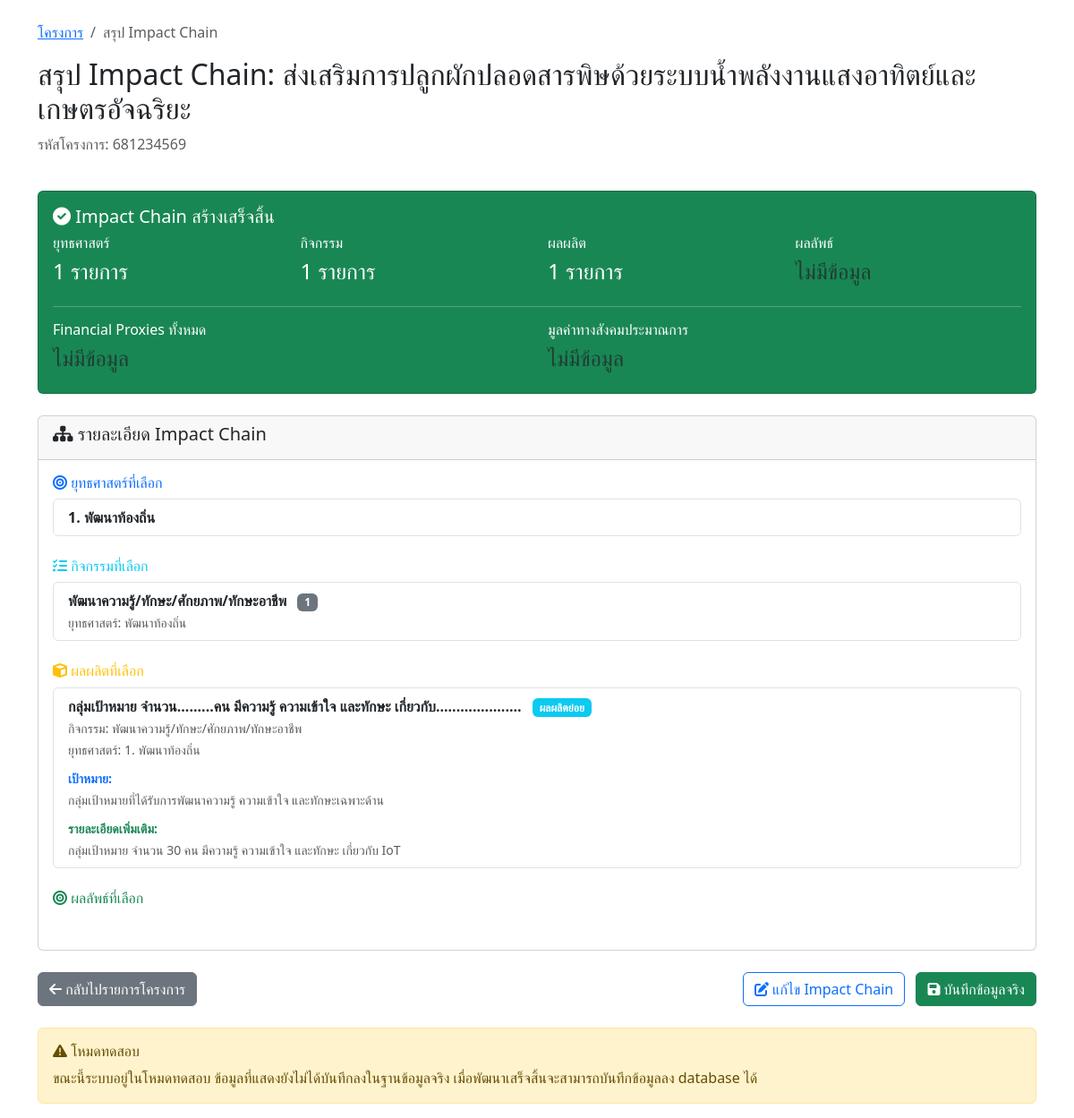
The app's page /impact-chain/summary.php?project_id=7 (signed in), older data.
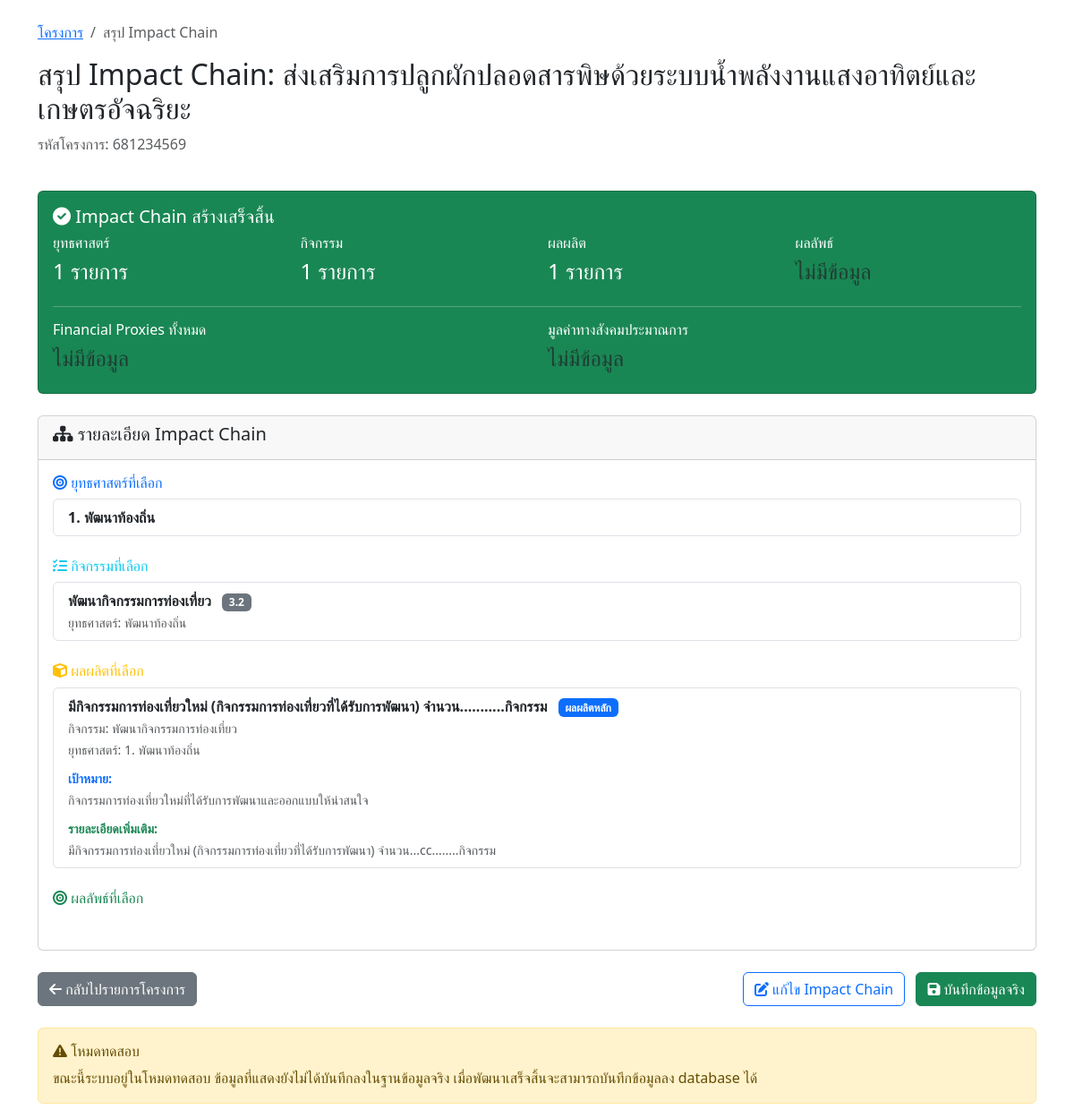
The same page, newer data.
### tables this page shows
CREATE TABLE `projects` (
  `id` int(11) NOT NULL,
  `project_code` varchar(50) NOT NULL COMMENT 'รหัสโครงการ',
  `name` varchar(500) NOT NULL COMMENT 'ชื่อโครงการ',
  `description` text DEFAULT NULL COMMENT 'รายละเอียดโครงการ',
  `objective` text DEFAULT NULL COMMENT 'วัตถุประสงค์โครงการ',
  `start_date` date DEFAULT NULL COMMENT 'วันที่เริ่มโครงการ',
  `end_date` date DEFAULT NULL COMMENT 'วันที่สิ้นสุดโครงการ',
  `budget` decimal(15,2) DEFAULT NULL COMMENT 'งบประมาณ',
  `organization` varchar(300) DEFAULT NULL COMMENT 'หน่วยงาน/องค์กร',
  `project_manager` varchar(200) DEFAULT NULL COMMENT 'ผู้จัดการโครงการ',
  `status` enum('incompleted','completed') DEFAULT 'incompleted' COMMENT 'สถานะโครงการ',
  `created_by` varchar(100) DEFAULT NULL COMMENT 'ผู้สร้าง',
  `created_at` timestamp NOT NULL DEFAULT current_timestamp(),
  `updated_at` timestamp NOT NULL DEFAULT current_timestamp() ON UPDATE current_timestamp()
);

CREATE TABLE `project_strategies` (
  `id` int(11) NOT NULL,
  `project_id` int(11) NOT NULL COMMENT 'รหัสโครงการ',
  `strategy_id` int(11) NOT NULL COMMENT 'รหัสยุทธศาสตร์',
  `created_by` varchar(100) DEFAULT NULL COMMENT 'ผู้สร้าง',
  `created_at` timestamp NOT NULL DEFAULT current_timestamp(),
  `updated_at` timestamp NOT NULL DEFAULT current_timestamp() ON UPDATE current_timestamp()
);

CREATE TABLE `strategies` (
  `strategy_id` int(11) NOT NULL,
  `strategy_code` varchar(50) NOT NULL,
  `strategy_name` varchar(255) NOT NULL,
  `description` text DEFAULT NULL,
  `created_at` timestamp NOT NULL DEFAULT current_timestamp()
);

CREATE TABLE `project_activities` (
  `id` int(11) NOT NULL,
  `project_id` int(11) NOT NULL COMMENT 'รหัสโครงการ',
  `activity_id` int(11) NOT NULL COMMENT 'รหัสกิจกรรม',
  `created_by` varchar(100) DEFAULT NULL COMMENT 'ผู้สร้าง',
  `created_at` timestamp NOT NULL DEFAULT current_timestamp(),
  `updated_at` timestamp NOT NULL DEFAULT current_timestamp() ON UPDATE current_timestamp()
);

CREATE TABLE `activities` (
  `activity_id` int(11) NOT NULL,
  `strategy_id` int(11) NOT NULL,
  `activity_code` varchar(20) NOT NULL,
  `activity_name` varchar(500) NOT NULL,
  `activity_description` text DEFAULT NULL
);

CREATE TABLE `project_outputs` (
  `id` int(11) NOT NULL,
  `project_id` int(11) NOT NULL COMMENT 'รหัสโครงการ',
  `output_id` int(11) NOT NULL COMMENT 'รหัสผลผลิต',
  `output_details` text NOT NULL COMMENT 'รายละเอียดเพิ่มเติมของผลผลิต',
  `created_by` varchar(100) DEFAULT NULL COMMENT 'ผู้สร้าง',
  `created_at` timestamp NOT NULL DEFAULT current_timestamp(),
  `updated_at` timestamp NOT NULL DEFAULT current_timestamp() ON UPDATE current_timestamp()
);

CREATE TABLE `outputs` (
  `output_id` int(11) NOT NULL,
  `activity_id` int(11) NOT NULL,
  `output_sequence` varchar(10) DEFAULT NULL,
  `output_description` text NOT NULL,
  `target_details` text DEFAULT NULL
);

### impact-chain/summary.php (the view, shortened to what this page needs)
<?php
require_once '../config.php';
$project_id = isset($_GET['project_id']) ? (int)$_GET['project_id'] : 0;
$user_id = $_SESSION['user_id'];
$check_query = "SELECT * FROM projects WHERE id = ? AND created_by = ?";
$check_stmt = mysqli_prepare($conn, $check_query);
mysqli_stmt_bind_param($check_stmt, 'is', $project_id, $user_id);
mysqli_stmt_execute($check_stmt);
$project_result = mysqli_stmt_get_result($check_stmt);
$project = mysqli_fetch_assoc($project_result);
$selected_strategies = [];
$selected_activity = null;
$selected_outputs = [];
$strategy_query = "SELECT ps.strategy_id, s.strategy_name
                   FROM project_strategies ps
                   JOIN strategies s ON ps.strategy_id = s.strategy_id
                   WHERE ps.project_id = ?";
$strategy_stmt = mysqli_prepare($conn, $strategy_query);
mysqli_stmt_bind_param($strategy_stmt, 'i', $project_id);
mysqli_stmt_execute($strategy_stmt);
$strategy_result = mysqli_stmt_get_result($strategy_stmt);
while ($strategy = mysqli_fetch_assoc($strategy_result)) {
    $selected_strategies[] = $strategy;
}
$activity_query = "SELECT pa.activity_id, a.activity_name, a.activity_code, a.activity_description, s.strategy_name
                   FROM project_activities pa
                   JOIN activities a ON pa.activity_id = a.activity_id
                   JOIN strategies s ON a.strategy_id = s.strategy_id
                   WHERE pa.project_id = ?";
$activity_stmt = mysqli_prepare($conn, $activity_query);
mysqli_stmt_bind_param($activity_stmt, 'i', $project_id);
mysqli_stmt_execute($activity_stmt);
$activity_result = mysqli_stmt_get_result($activity_stmt);
if (mysqli_num_rows($activity_result) > 0) {
    $selected_activity = mysqli_fetch_assoc($activity_result);
}
$output_query = "SELECT po.output_id, po.output_details, o.output_description, o.target_details, o.output_sequence, a.activity_name, s.strategy_name, s.strategy_id
                 FROM project_outputs po
                 JOIN outputs o ON po.output_id = o.output_id
                 JOIN activities a ON o.activity_id = a.activity_id
                 JOIN strategies s ON a.strategy_id = s.strategy_id
                 WHERE po.project_id = ?
                 ORDER BY o.output_sequence ASC, o.output_id ASC";
$output_stmt = mysqli_prepare($conn, $output_query);
mysqli_stmt_bind_param($output_stmt, 'i', $project_id);
mysqli_stmt_execute($output_stmt);
$output_result = mysqli_stmt_get_result($output_stmt);
while ($output = mysqli_fetch_assoc($output_result)) {
    $selected_outputs[] = $output;
}
?>
<!DOCTYPE html>
<html lang="th">
<head>
    <link href="https://cdn.jsdelivr.net/npm/bootstrap@5.3.0/dist/css/bootstrap.min.css" rel="stylesheet">
    <link href="https://cdnjs.cloudflare.com/ajax/libs/font-awesome/6.0.0/css/all.min.css" rel="stylesheet">
</head>
<body>
    <div class="container mt-4">
        <div class="row mb-4">
            <div class="col-12">
                <nav aria-label="breadcrumb">
                    <ol class="breadcrumb">
                        <li class="breadcrumb-item"><a href="../project-list.php">โครงการ</a></li>
                        <li class="breadcrumb-item active">สรุป Impact Chain</li>
                    </ol>
                </nav>
                <h2>สรุป Impact Chain: <?php echo htmlspecialchars($project['name']); ?></h2>
                <p class="text-muted">รหัสโครงการ: <?php echo htmlspecialchars($project['project_code']); ?></p>
            </div>
        </div>
        <div class="row mb-4">
            <div class="col-12">
                <div class="card bg-success text-white">
                    <div class="card-body">
                        <h5 class="card-title"><i class="fas fa-check-circle"></i> Impact Chain สร้างเสร็จสิ้น</h5>
                        <div class="row">
                            <div class="col-md-3">
                                <h6>ยุทธศาสตร์</h6>
                                <h4><?php echo count($selected_strategies); ?> รายการ</h4>
                            </div>
                            <div class="col-md-3">
                                <h6>กิจกรรม</h6>
                                <h4><?php echo $selected_activity ? '1' : '0'; ?> รายการ</h4>
                            </div>
                            <div class="col-md-3">
                                <h6>ผลผลิต</h6>
                                <h4><?php echo count($selected_outputs); ?> รายการ</h4>
                            </div>
                            <div class="col-md-3">
                                <h6>ผลลัพธ์</h6>
                                <h4><span class="text-muted">ไม่มีข้อมูล</span></h4>
                            </div>
                        </div>
                        <hr>
                        <div class="row">
                            <div class="col-md-6">
                                <h6>Financial Proxies ทั้งหมด</h6>
                                <h4><span class="text-muted">ไม่มีข้อมูล</span></h4>
                            </div>
                            <div class="col-md-6">
                                <h6>มูลค่าทางสังคมประมาณการ</h6>
                                <h4><span class="text-muted">ไม่มีข้อมูล</span></h4>
                            </div>
                        </div>
                    </div>
                </div>
            </div>
        </div>
        <div class="row">
            <div class="col-12">
                <div class="card">
                    <div class="card-header">
                        <h5><i class="fas fa-sitemap"></i> รายละเอียด Impact Chain</h5>
                    </div>
                    <div class="card-body">
                        <div class="mb-4">
                            <h6 class="text-primary"><i class="fas fa-bullseye"></i> ยุทธศาสตร์ที่เลือก</h6>
                            <ul class="list-group">
                                <?php foreach ($selected_strategies as $strategy): ?>
                                    <li class="list-group-item">
                                        <strong><?php echo $strategy['strategy_id']; ?>. <?php echo htmlspecialchars($strategy['strategy_name']); ?></strong>
                                    </li>
                                <?php endforeach; ?>
                            </ul>
                        </div>
                        <div class="mb-4">
                            <h6 class="text-info"><i class="fas fa-tasks"></i> กิจกรรมที่เลือก</h6>
                            <?php if ($selected_activity): ?>
                                <ul class="list-group">
                                    <li class="list-group-item">
                                        <strong><?php echo htmlspecialchars($selected_activity['activity_name']); ?></strong>
                                        <span class="badge bg-secondary ms-2"><?php echo htmlspecialchars($selected_activity['activity_code']); ?></span>
                                        <br><small class="text-muted">ยุทธศาสตร์: <?php echo htmlspecialchars($selected_activity['strategy_name']); ?></small>
                                    </li>
                                </ul>
                            <?php else: ?>
                                <div class="alert alert-info">ยังไม่ได้เลือกกิจกรรม</div>
                            <?php endif; ?>
                        </div>
                        <div class="mb-4">
                            <h6 class="text-warning"><i class="fas fa-cube"></i> ผลผลิตที่เลือก</h6>
                            <?php if (!empty($selected_outputs)): ?>
                                <ul class="list-group">
                                    <?php foreach ($selected_outputs as $output): ?>
                                        <li class="list-group-item">
                                            <div class="d-flex justify-content-between align-items-start">
                                                <div class="flex-grow-1">
                                                    <strong><?php echo htmlspecialchars($output['output_description']); ?></strong>
                                                    <?php if ($output['output_sequence'] == 1): ?>
                                                        <span class="badge bg-primary ms-2">ผลผลิตหลัก</span>
                                                    <?php else: ?>
                                                        <span class="badge bg-info ms-2">ผลผลิตย่อย</span>
                                                    <?php endif; ?>
                                                    <br><small class="text-muted">กิจกรรม: <?php echo htmlspecialchars($output['activity_name']); ?></small>
                                                    <br><small class="text-muted">ยุทธศาสตร์: <?php echo $output['strategy_id']; ?>. <?php echo htmlspecialchars($output['strategy_name']); ?></small>
                                                    <?php if (!empty($output['target_details'])): ?>
                                                        <div class="mt-2">
                                                            <small class="text-primary"><strong>เป้าหมาย:</strong></small>
                                                            <br><small class="text-muted"><?php echo nl2br(htmlspecialchars($output['target_details'])); ?></small>
                                                        </div>
                                                    <?php endif; ?>
                                                    <?php if (!empty($output['output_details'])): ?>
                                                        <div class="mt-2">
                                                            <small class="text-success"><strong>รายละเอียดเพิ่มเติม:</strong></small>
                                                            <br><small class="text-muted"><?php echo nl2br(htmlspecialchars($output['output_details'])); ?></small>
                                                        </div>
                                                    <?php endif; ?>
                                                </div>
                                            </div>
                                        </li>
                                    <?php endforeach; ?>
                                </ul>
                            <?php else: ?>
                                <div class="alert alert-info">ยังไม่ได้เลือกผลผลิต</div>
                            <?php endif; ?>
                        </div>
                        <div class="mb-4">
                            <h6 class="text-success"><i class="fas fa-bullseye"></i> ผลลัพธ์ที่เลือก</h6>
                        </div>
                    </div>
                </div>
            </div>
        </div>
        <div class="row mt-4">
            <div class="col-12">
                <div class="d-flex justify-content-between">
                    <a href="../project-list.php" class="btn btn-secondary">
                        <i class="fas fa-arrow-left"></i> กลับไปรายการโครงการ
                    </a>
                    <div>
                        <a href="step1-strategy.php?project_id=<?php echo $project_id; ?>" class="btn btn-outline-primary me-2">
                            <i class="fas fa-edit"></i> แก้ไข Impact Chain
                        </a>
                        <button class="btn btn-success" onclick="alert('ฟีเจอร์บันทึกข้อมูลจริงจะพัฒนาต่อไป')">
                            <i class="fas fa-save"></i> บันทึกข้อมูลจริง
                        </button>
                    </div>
                </div>
            </div>
        </div>
        <div class="row mt-4">
            <div class="col-12">
                <div class="alert alert-warning">
                    <h6><i class="fas fa-exclamation-triangle"></i> โหมดทดสอบ</h6>
                    <p class="mb-0">ขณะนี้ระบบอยู่ในโหมดทดสอบ ข้อมูลที่แสดงยังไม่ได้บันทึกลงในฐานข้อมูลจริง
                        เมื่อพัฒนาเสร็จสิ้นจะสามารถบันทึกข้อมูลลง database ได้</p>
                </div>
            </div>
        </div>
    </div>
</body>
</html>

Row changes from the older to the newer data that the page shows:
removed project_activities: activity.activity_name "พัฒนาความรู้/ทักษะ/ศักยภาพ/ทักษะอาชีพ", activity.activity_code "1", strategies.strategy_name "พัฒนาท้องถิ่น"
removed project_outputs: output.output_description "กลุ่มเป้าหมาย จำนวน.........คน มีความรู้ ความเข้าใจ และทักษะ เกี่ยวกับ.....................", shows "ผลผลิตย่อย", activities.activity_name "พัฒนาความรู้/ทักษะ/ศักยภาพ/ทักษะอาชีพ", strategies.strategy_id "1", strategies.strategy_name "พัฒนาท้องถิ่น", output.target_details "กลุ่มเป้าหมายที่ได้รับการพัฒนาความรู้ ความเข้าใจ และทักษะเฉพาะด้าน", output_details "กลุ่มเป้าหมาย จำนวน 30 คน มีความรู้ ความเข้าใจ และทักษะ เกี่ยวกับ IoT"
added project_activities: activity.activity_name "พัฒนากิจกรรมการท่องเที่ยว", activity.activity_code "3.2", strategies.strategy_name "พัฒนาท้องถิ่น"
added project_outputs: output.output_description "มีกิจกรรมการท่องเที่ยวใหม่ (กิจกรรมการท่องเที่ยวที่ได้รับการพัฒนา) จำนวน...........กิจกรรม", shows "ผลผลิตหลัก", activities.activity_name "พัฒนากิจกรรมการท่องเที่ยว", strategies.strategy_id "1", strategies.strategy_name "พัฒนาท้องถิ่น", output.target_details "กิจกรรมการท่องเที่ยวใหม่ที่ได้รับการพัฒนาและออกแบบให้น่าสนใจ", output_details "มีกิจกรรมการท่องเที่ยวใหม่ (กิจกรรมการท่องเที่ยวที่ได้รับการพัฒนา) จำนวน...cc........กิจกรรม"
